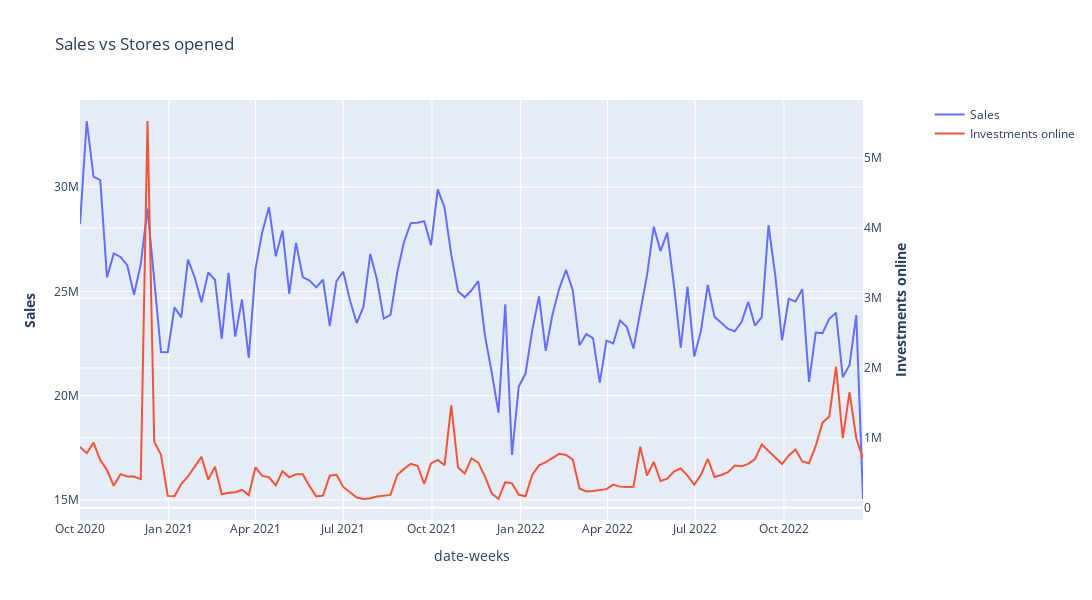

Here is the notebook cell this chart was saved with:
### Code cell
line_plot_secondary_axis_px(df=df_week,
                            x_col_name='Date', 
                            y1_col_name='sales', 
                            y2_col_name='investment_online', 
                            x_label='date-weeks',
                            y1_label='Sales',
                            y2_label = 'Investments online',
                            title='Sales vs Stores opened'
                            )
